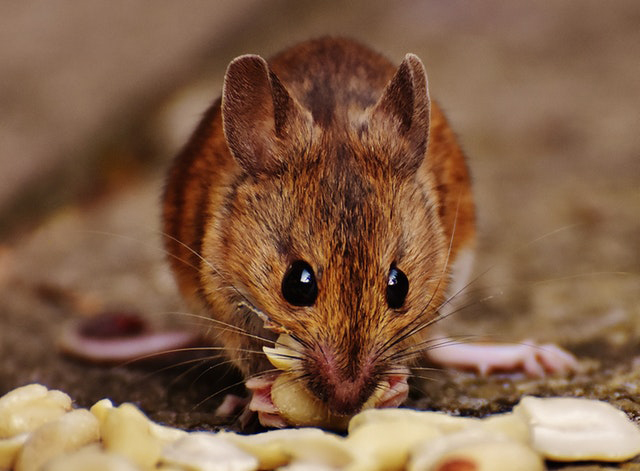
#> input picture mouse.jpg, 640 x 471 px, found by its file name
$ jupyter execute contrast_stretching.ipynb
#> lines starting #> are read from the running program, lines starting #| are printed output that depends on the picture; after the words box and inside, x2 and y2 are one past the last pixel; in counts of white or black regions, pixels touching at a corner belong together
[cell 1]
import cv2
import numpy as np
import matplotlib.pyplot as plt

[cell 2]
image_path = r"C:\Users\Admin\Desktop\B23AI065_CVIP\mouse.jpg"
image = cv2.imread(image_path, cv2.IMREAD_GRAYSCALE) # Load image as grayscale (0-255 pixel values)
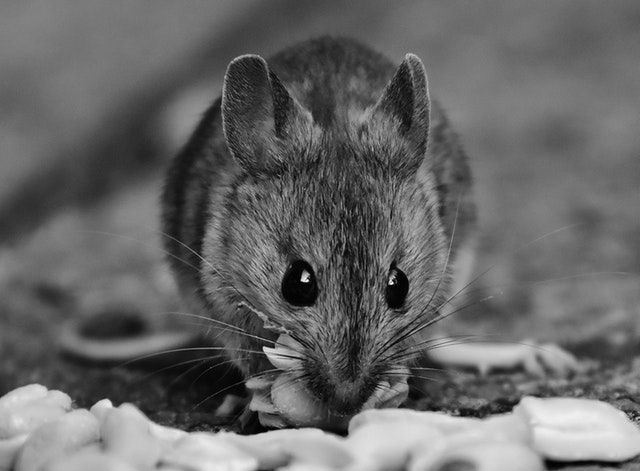
#> image: shape (471, 640); min 0, max 254, mean 103.6

[cell 3]
# cv2.IMREAD_GRAYSCALE loads the image as grayscale (single channel)
#  'image' is now a 2D NumPy array with intensity values from 0 to 255
# Step 2: Define the piecewise linear contrast stretching function def contrast_stretch(img, r1, s1, r2, s2):
""" Apply piecewise linear contrast stretching to a grayscale image.
Parameters: img :
2D NumPy array of grayscale image
r1, r2 : input intensity thresholds (0-255)
s1, s2 : output intensity levels corresponding to r1 and r2
Returns:
out : contrast-stretched image as 2D NumPy array
"""

[cell 4]
def contrast_stretch(img, r1, s1, r2, s2):
#> called with r1 = 70, s1 = 0, r2 = 140, s2 = 255
    out = np.zeros_like(img, dtype=np.uint8)
    mask1 = img <= r1
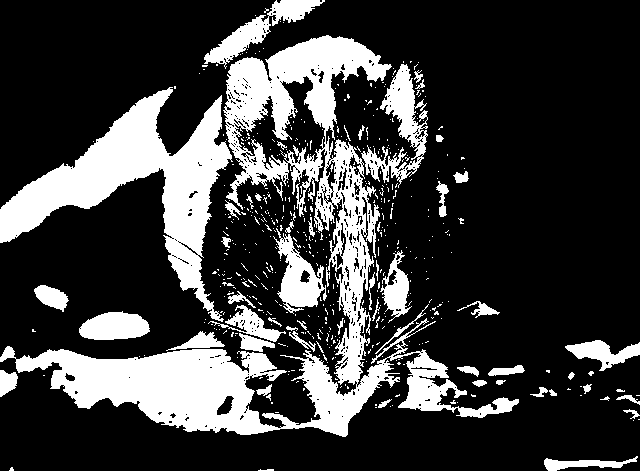
#> mask1: shape (471, 640) bool; 23.9% white; 506 white regions (448 under 20 px), largest, box (x1, y1, x2, y2) and area: (0, 35, 519, 437) 37481, (0, 87, 233, 322) 16342, (361, 64, 428, 188) 2784
    out[mask1] = (s1 / r1) * img[mask1]
#> out: shape (471, 640); every value is 0
    mask2 = (img > r1) & (img <= r2)
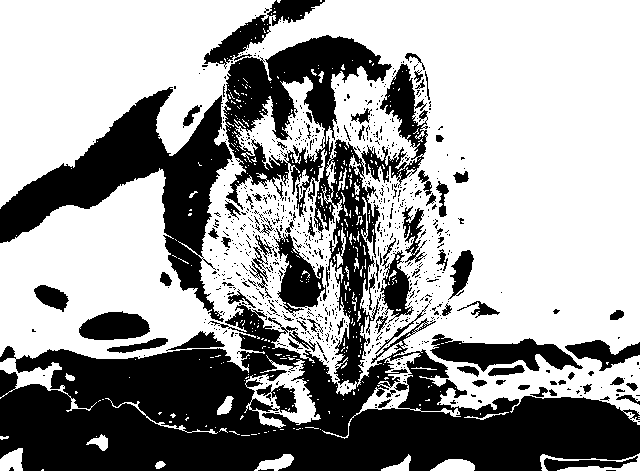
#> mask2: shape (471, 640) bool; 61.7% white; 839 black regions (754 under 20 px), largest, box (x1, y1, x2, y2) and area: (0, 35, 640, 471) 74674, (0, 87, 233, 322) 16368, (430, 334, 583, 372) 2870
    out[mask2] = ((s2 - s1)/(r2 - r1)) * (img[mask2] - r1) + s1
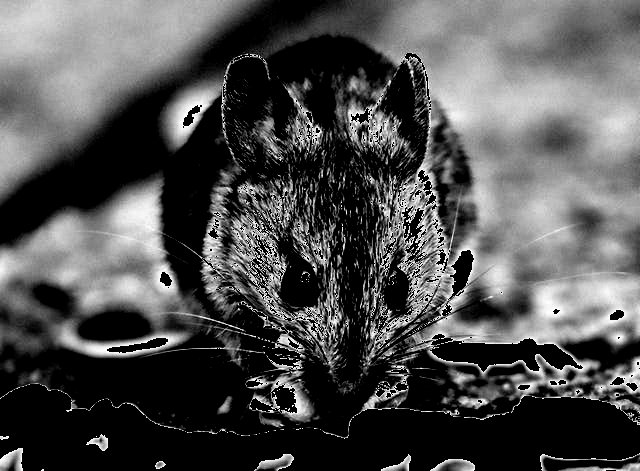
#> out: shape (471, 640); min 0, max 255, mean 80.4
    mask3 = img > r2
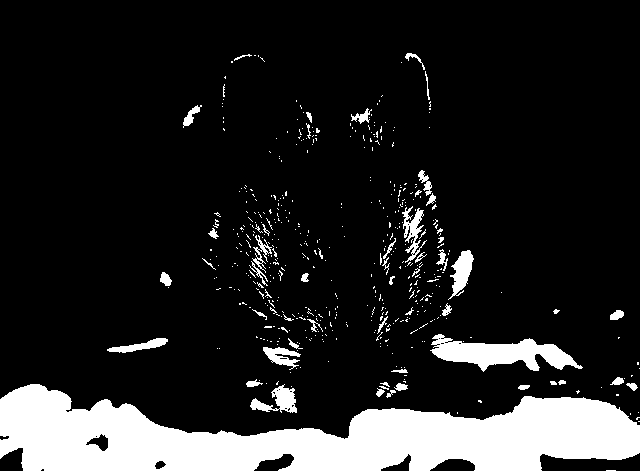
#> mask3: shape (471, 640) bool; 14.4% white; 499 white regions (446 under 20 px), largest, box (x1, y1, x2, y2) and area: (0, 384, 640, 471) 33874, (430, 334, 583, 372) 2870, (250, 384, 297, 413) 635
    out[mask3] = ((255 - s2)/(255 - r2)) * (img[mask3] - r2) + s2
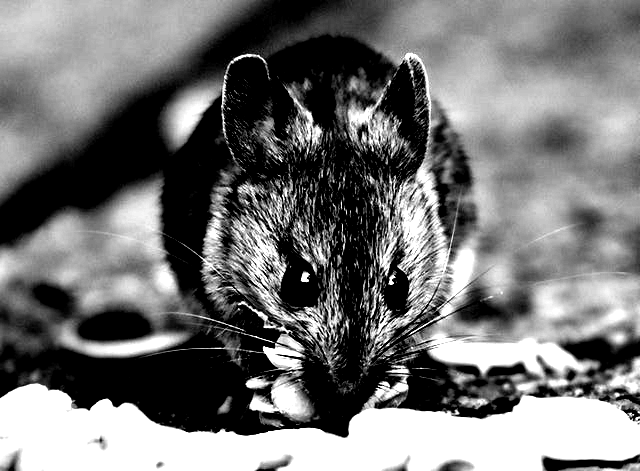
#> out: shape (471, 640); 14.39% of pixels changed, all inside (x1, y1, x2, y2) = (0, 53, 640, 471)
    return np.uint8(out)

[cell 5]
r1, s1 = 70, 0
r2, s2 = 140, 255
stretched = contrast_stretch(image, r1, s1, r2, s2)

[cell 6]
_, thresholded = cv2.threshold(stretched, 128, 255, cv2.THRESH_BINARY)
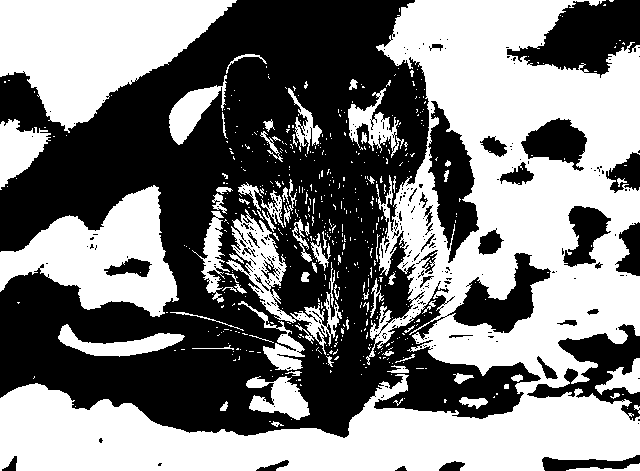
#> thresholded: shape (471, 640); 49.7% white; 543 white regions (470 under 20 px), largest, box (x1, y1, x2, y2) and area: (0, 0, 640, 471) 98861, (0, 0, 237, 133) 18114, (0, 185, 179, 317) 11887

plt.figure(figsize=(12, 6))

[cell 7]
plt.figure(figsize=(12, 6))

plt.subplot(1, 4, 1)
plt.imshow(image, cmap='gray')
plt.title('Original Low-Contrast')
plt.axis('off')

plt.subplot(1, 4, 2)
plt.plot([0, r1, r2, 255], [0, s1, s2, 255], 'r')
plt.title('Piecewise Linear')
plt.xlabel('Input intensity')
plt.ylabel('Output intensity')

plt.subplot(1, 4, 3)
plt.imshow(stretched, cmap='gray')
plt.title('Contrast Stretched')
plt.axis('off')

plt.subplot(1, 4, 4)
plt.imshow(thresholded, cmap='gray')
plt.title('Thresholded')
plt.axis('off')

plt.tight_layout()
plt.show()
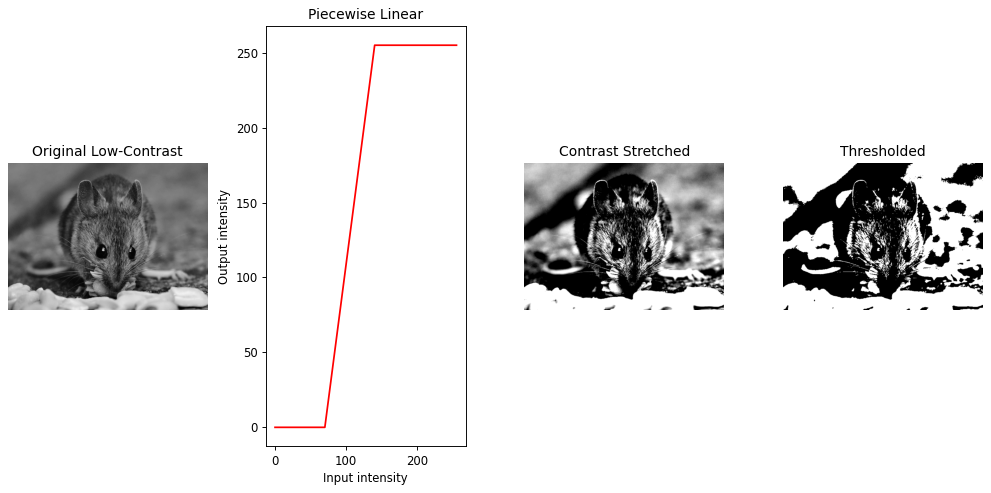
#> figure drawn by matplotlib, 4 panels

$ run again, with Lihts.jpg copied over mouse.jpg
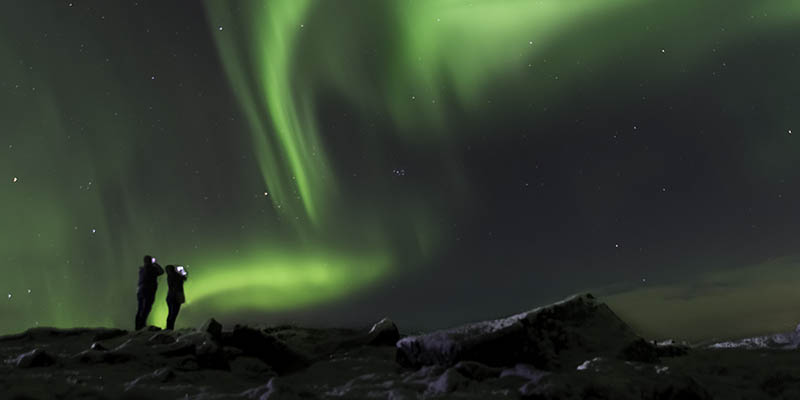
#> input picture Lihts.jpg, 800 x 400 px, found by its file name
#> mask1: shape (400, 800) bool; 80.1% white; 112 black regions (100 under 20 px), largest, box (x1, y1, x2, y2) and area: (0, 0, 392, 336) 42535, (381, 0, 700, 112) 18426, (745, 0, 800, 24) 1134
#> mask2: shape (400, 800) bool; 16.7% white; 119 white regions (107 under 20 px), largest, box (x1, y1, x2, y2) and area: (0, 0, 392, 336) 37344, (381, 0, 700, 112) 13414, (745, 0, 800, 24) 1134
#> mask3: shape (400, 800) bool; 3.3% white; 21 white regions (16 under 20 px), largest, box (x1, y1, x2, y2) and area: (419, 0, 588, 43) 5007, (184, 262, 335, 304) 3333, (269, 0, 306, 196) 1793, (154, 299, 168, 329) 274, (177, 267, 186, 275) 34
#> in contrast_stretch, `out[mask3] = ((255 - s2)/(255 - r2)) * (img[mask3] - r2) + s2`:
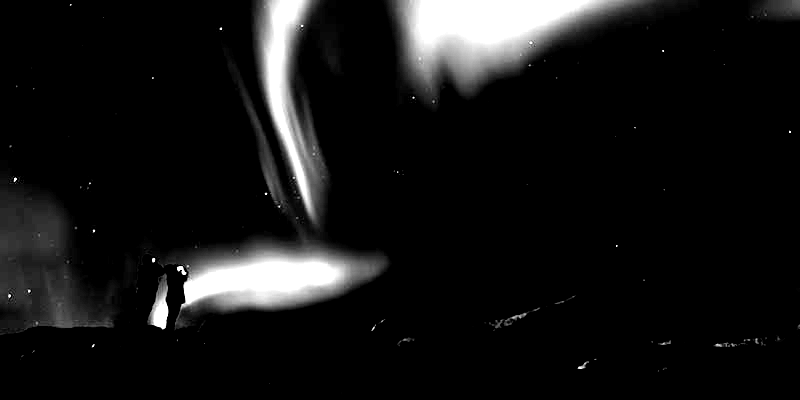
#> out: shape (400, 800); min 0, max 255, mean 21.1
#> thresholded: shape (400, 800); 7.1% white; 49 white regions (43 under 20 px), largest, box (x1, y1, x2, y2) and area: (402, 0, 624, 77) 10156, (181, 251, 355, 309) 6983, (261, 0, 313, 215) 4904, (150, 286, 168, 329) 490, (177, 266, 186, 275) 44, (578, 362, 587, 369) 23
#> `plt.show()`:
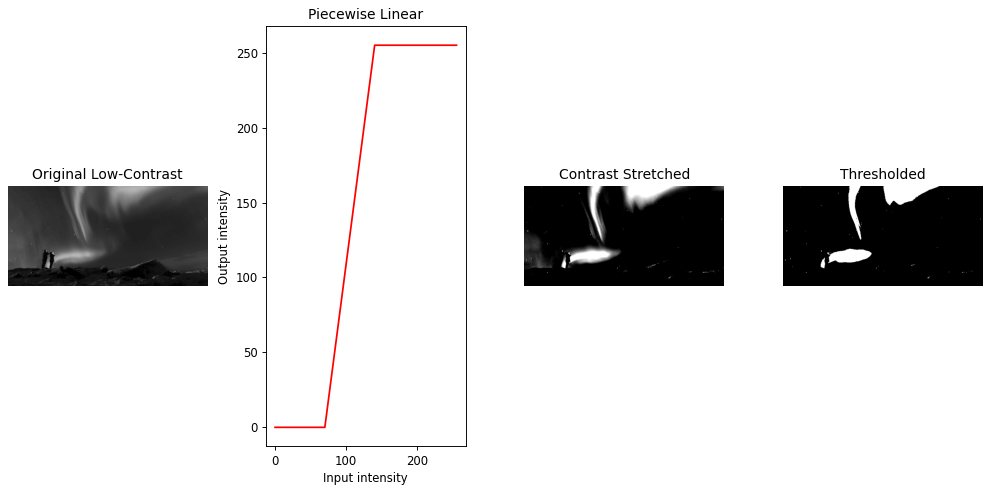
#> figure drawn by matplotlib, 4 panels
